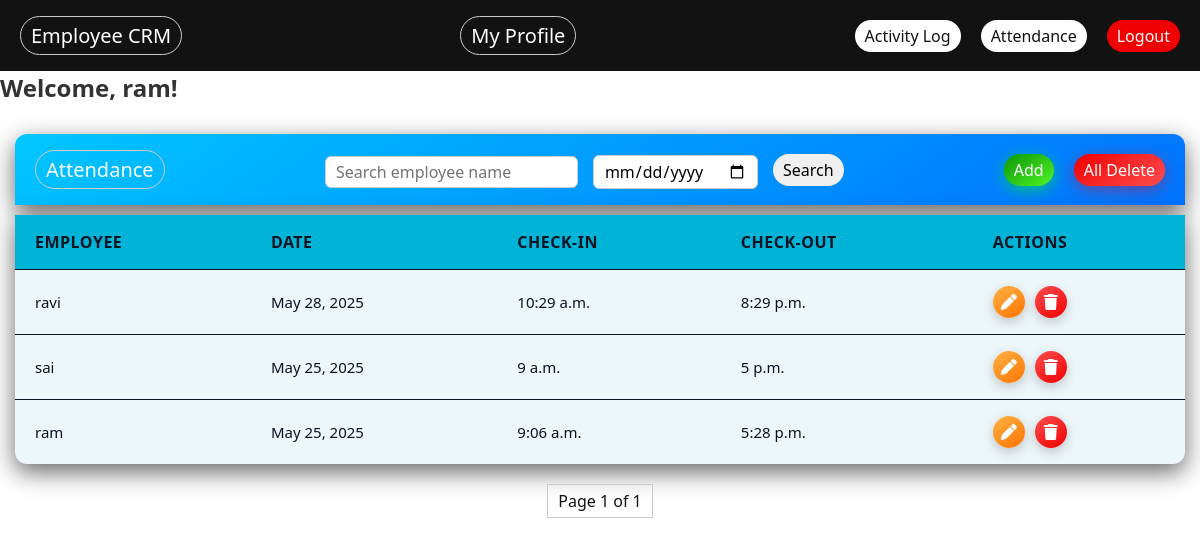
The app's page /attendance-list/ (signed in) with its own data.
### myapp/models.py (models this page shows, shortened)
class Attendance(models.Model):
    employee = models.ForeignKey(Employee, on_delete=models.CASCADE)
    date = models.DateField(default=timezone.now)
    check_in = models.TimeField(null=True, blank=True)
    check_out = models.TimeField(null=True, blank=True)
    class Meta:
        unique_together = ('employee', 'date')

class Employee(models.Model):
    user = models.OneToOneField(User, on_delete=models.CASCADE, null=True, blank=True)  # Link to Django user
    name = models.CharField(max_length=100)
    email = models.EmailField(unique=True)
    contact = models.CharField(max_length=15)
    department = models.CharField(max_length=100, choices=[
    ('IT', 'IT'),('HR', 'HR'),('Sales', 'Sales'),('Finance', 'Finance'),
    ])
    role = models.CharField(max_length=100, choices=[
    ('Software Engineer', 'Software Engineer'),
    ('HR Manager', 'HR Manager'),
    ('Sales Executive', 'Sales Executive'),
    ('Accountant', 'Accountant'),
    ])
    join_date = models.DateField()
    image = models.ImageField(upload_to='employee_images/', blank=True, null=True)

### myapp/views.py (the view)
# urls.py: path('attendance-list/', views.attendance_list, name='attendance_list'),
@login_required
@user_passes_test(lambda u: is_admin(u) or is_hr(u))
def attendance_list(request):
    query = request.GET.get('q')         # employee name search
    date_filter = request.GET.get('date')  # specific date
    records = Attendance.objects.all().select_related('employee')
    if query:
        records = records.filter(employee__name__icontains=query)
    if date_filter:
        try:
            date_obj = datetime.strptime(date_filter, '%Y-%m-%d').date()
            records = records.filter(date=date_obj)
        except ValueError:
            pass
    records = records.order_by('-date')
    paginator = Paginator(records, 10)  # Show 10 records per page
    page = request.GET.get('page')
    records = paginator.get_page(page)
    return render(request, 'attendance_list.html', {'records': records})

### myapp/views.py (called while the page is built)
def is_admin(user):
    return user.is_superuser or user.groups.filter(name='Admin').exists()

### templates/attendance_list.html (shortened to what this page needs)
{% extends "base.html" %}
{% block content %}
<div class="main-section">
    <div class="nav-section home-nav">
        <a href="#" class="nav-title btn">Attendance</a>
    <form method="get" class="nav-search">
        <input type="text" name="q" placeholder="Search employee name" value="{{ request.GET.q }}">
        <input type="date" name="date" value="{{ request.GET.date }}">
        <button type="submit">Search</button>
    </form>
        <div class="nav-links">
            <a href="{% url 'add_attendance' %}" class="btn add-button">Add</a>
            {% if user.is_superuser or request.user.groups.first.name == "Admin" %}
            <a href="{% url 'alldelete_attendence' %}" class="btn delete-button">All Delete</a>
            {% endif %}
        </div>
    </div>
    <table>
        <thead>
            <tr>
                <th>Employee</th>
                <th>Date</th>
                <th>Check-in</th>
                <th>Check-out</th>
                <th>Actions</th>
            </tr>
        </thead>
        <tbody>
            {% for record in records %}
            <tr>
                <td>{{ record.employee.name }}</td>
                <td>{{ record.date }}</td>
                <td>{{ record.check_in}}</td>
                <td>{{ record.check_out}}</td>
                <td>
                    <div class="icons-section">
                        <a href="{% url 'edit_attendance' record.id %}">
                            <div class="icon-container edit">
                                <button class="icon-button edit"><i class="fas fa-pen"></i></button>
                            </div>
                        </a>
                        <a href="{% url 'delete_attendance' record.id %}">
                            <div class="icon-container delete">
                                <button class="icon-button delete"><i class="fas fa-trash"></i></button>
                            </div>
                        </a>
                    </div>
                </td>
            </tr>
            {% endfor %}
        </tbody>
    </table>
    <div class="pagination">
            <a>Page {{ records.number }} of {{ records.paginator.num_pages }}</a>
    </div>
</div>
{% endblock %}

### templates/base.html (shortened to what this page needs)
{% load static %}
<!DOCTYPE html>
<html lang="en">
<head>
    <link href="https://cdnjs.cloudflare.com/ajax/libs/font-awesome/6.5.0/css/all.min.css" rel="stylesheet"/>
    <link rel="stylesheet" href="{% static 'css/employe.css' %}">
</head>
<body>
    <div class="nav-section">
        {% if request.user.is_superuser or request.user.groups.first.name == "Admin" or request.user.groups.first.name == "HR Manager" %}
        <a href="{% url 'employee_list' %}" class="nav-title btn">Employee CRM</a>
        {% endif %}
        <a href="{% url 'employee_profile' %}" class="nav-title btn">My Profile</a>
        <div class="nav-links">
            {% if request.user.is_superuser or request.user.groups.first.name == "Admin" or request.user.groups.first.name == "HR Manager" %}
            <a href="{% url 'activity_log' %}" class="btn login">Activity Log</a>
            <a href="{% url 'attendance_list' %}" class="btn login">Attendance</a>
            {% endif %}
            {% if user.is_authenticated %}
            <a href="{% url 'logout' %}" class="btn logout">Logout</a>
            {% else %}
            <a href="{% url 'login' %}" class="btn login">Login</a>
            <a href="{% url 'signup' %}" class="btn signup">Sign Up</a>
            {% endif %}
        </div>
    </div>
    <h2>Welcome, {{user.username}}!</h2>
    <div>{% block content %} {% endblock %}</div>
</body>
</html>

### static/css/employe.css (style rules this page uses)
* { padding: 0; margin: 0; box-sizing: border-box; font-family: 'Segoe UI', sans-serif; }
a { text-decoration: none; color: #fff; }
h2 { color: #333; margin-bottom: 20px; }
form { background-color: #fff; padding: 30px; margin-bottom: 40px; border-radius: 12px; box-shadow: 0 8px 24px rgba(0, 0, 0, 0.6); display: flex; justify-content: center; align-items: center; flex-direction: column; gap: 15px; }
input, select { padding: 4px 10px; margin-top: 5px; font-size: 16px; border: 1px solid #ccc; border-radius: 6px; }
button, .btn { padding: 5px 10px; font-size: 16px; border: none; border-radius: 25px; cursor: pointer; }
.nav-section { width: 100%; padding: 16px 20px; background: #121212; display: flex; justify-content: space-between; align-items: center; }
.nav-title { font-size: 20px; border: 1px solid #ccc; }
.nav-search { background: transparent; padding: 0px 5px; margin-bottom: 0px; box-shadow: none; display: flex; justify-content: flex-start; align-items: center; flex-direction: row; }
.nav-links { display: flex; gap: 20px; }
.nav-links .login { background-color: #fff; color: #121212; }
.nav-links .logout { background-color: #f00000; }
.main-section { padding: 10px 15px; display: flex; justify-content: center; align-items: center; flex-direction: column; }
.home-nav { border-radius: 12px 12px 0px 0px; background: linear-gradient(145deg, #00c6ff, #0072ff); box-shadow: 0 8px 24px rgba(0, 0, 0, 0.6); }
.home-nav .add-button { background: linear-gradient(145deg, #0c9707, #4ff526); box-shadow: 0 4px 15px rgba(0, 255, 0, 0.5); }
.home-nav .delete-button { background: linear-gradient(145deg, #f00000, #ff4e50); box-shadow: 0 4px 15px rgba(255, 0, 0, 0.4); }
table { border-collapse: collapse; width: 100%; background: #edf6f9; color: #0d1321; box-shadow: 0 8px 24px rgba(0, 0, 0, 0.6); border-radius: 0px 0px 12px 12px; overflow: hidden; margin-top: 10px; }
th, td { padding: 16px 20px; text-align: left; border-bottom: 1px solid #0d1321; }
th { background: #00b4d8; font-size: 16px; font-weight: 600; letter-spacing: 0.5px; text-transform: uppercase; }
td { font-size: 15px; }
tr:last-child td { border-bottom: none; }
.icons-section { display: flex; justify-content: flex-start; align-items: center; height: 100%; gap: 10px; font-family: 'Segoe UI', sans-serif; }
.icon-container { position: relative; }
.icon-button { width: 32px; height: 32px; border: none; border-radius: 50%; background: #222; color: white; font-size: 16px; cursor: pointer; display: flex; align-items: center; justify-content: center; transition: all 0.3s ease; position: relative; box-shadow: 0 4px 12px rgba(0,0,0,0.2); }
.icon-button.edit { background: linear-gradient(145deg, #ffb347, #ff7300); }
.icon-button.delete { background: linear-gradient(145deg, #ff4e50, #f00000); }
.pagination { padding-left: 0; margin-top: 20px; display: flex; justify-content: space-between; align-items: center; gap: 10px; }
.pagination a { padding: 5px 10px; border: 1px solid #ccc; text-decoration: none; color: #121212; }

### records on screen
Attendance: employee.name "ravi", date "May 28, 2025", check_in "10:29 a.m.", check_out "8:29 p.m."
Attendance: employee.name "sai", date "May 25, 2025", check_in "9 a.m.", check_out "5 p.m."
Attendance: employee.name "ram", date "May 25, 2025", check_in "9:06 a.m.", check_out "5:28 p.m."

### other values on screen
{{ user.username }} "ram"
{{ records.number }} "1"
{{ records.paginator.num_pages }} "1"
